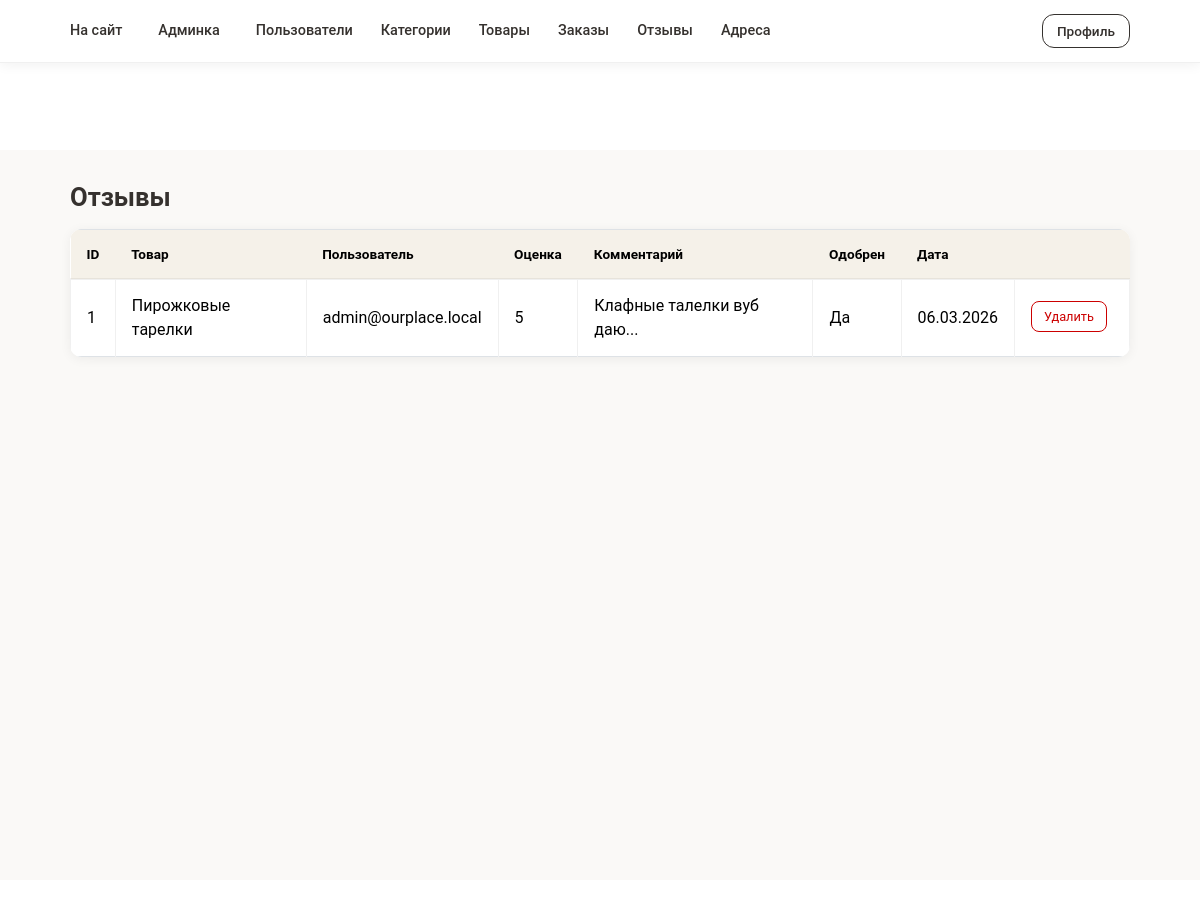
Screenshot of /admin/reviews.php (signed in) with the database file from the repository.
### tables this page shows
CREATE TABLE `reviews` (
  `id` int UNSIGNED NOT NULL,
  `product_id` int UNSIGNED NOT NULL,
  `user_id` int UNSIGNED NOT NULL,
  `rating` tinyint UNSIGNED NOT NULL,
  `comment` text,
  `is_approved` tinyint(1) NOT NULL DEFAULT '0',
  `created_at` datetime NOT NULL DEFAULT (now()),
  `updated_at` datetime NOT NULL DEFAULT (now()) ON UPDATE CURRENT_TIMESTAMP
);

CREATE TABLE `products` (
  `id` int UNSIGNED NOT NULL,
  `category_id` int UNSIGNED DEFAULT NULL,
  `name` varchar(255) NOT NULL,
  `slug` varchar(255) NOT NULL,
  `description` text,
  `price` decimal(10,2) NOT NULL DEFAULT '0.00',
  `sku` varchar(100) DEFAULT NULL,
  `stock_quantity` int UNSIGNED NOT NULL DEFAULT '0',
  `is_active` tinyint(1) NOT NULL DEFAULT '1',
  `created_at` datetime NOT NULL DEFAULT (now()),
  `updated_at` datetime NOT NULL DEFAULT (now()) ON UPDATE CURRENT_TIMESTAMP
);

CREATE TABLE `users` (
  `id` int UNSIGNED NOT NULL,
  `email` varchar(255) NOT NULL,
  `password_hash` varchar(255) NOT NULL,
  `first_name` varchar(100) NOT NULL DEFAULT '',
  `last_name` varchar(100) NOT NULL DEFAULT '',
  `phone` varchar(50) DEFAULT NULL,
  `role` enum('customer','admin') NOT NULL DEFAULT 'customer',
  `is_active` tinyint(1) NOT NULL DEFAULT '1',
  `created_at` datetime NOT NULL DEFAULT (now()),
  `updated_at` datetime NOT NULL DEFAULT (now()) ON UPDATE CURRENT_TIMESTAMP
);

### admin/reviews.php (the view, shortened to what this page needs)
<?php
require_once __DIR__ . '/common.php';
$reviews = $pdo->query('SELECT r.*, p.name AS product_name, u.email FROM reviews r JOIN products p ON p.id = r.product_id JOIN users u ON u.id = r.user_id ORDER BY r.created_at DESC')->fetchAll();
require_once __DIR__ . '/header.php';
?>
<div class="container">
    <h1 class="mb-3">Отзывы</h1>
    <div class="table-responsive">
        <table class="table table-bordered">
            <thead><tr><th>ID</th><th>Товар</th><th>Пользователь</th><th>Оценка</th><th>Комментарий</th><th>Одобрен</th><th>Дата</th><th></th></tr></thead>
            <tbody>
            <?php foreach ($reviews as $r): ?>
            <tr>
                <td><?= (int)$r['id'] ?></td>
                <td><?= htmlspecialchars($r['product_name']) ?></td>
                <td><?= htmlspecialchars($r['email']) ?></td>
                <td><?= (int)$r['rating'] ?></td>
                <td><?= htmlspecialchars(mb_substr($r['comment'] ?? '', 0, 80)) ?>...</td>
                <td><?= $r['is_approved'] ? 'Да' : 'Нет' ?></td>
                <td><?= date('d.m.Y', strtotime($r['created_at'])) ?></td>
                <td>
                    <a href="reviews.php?delete=<?= (int)$r['id'] ?>" class="btn btn-sm btn-outline-danger" onclick="return confirm('Удалить?')">Удалить</a>
                </td>
            </tr>
            <?php endforeach; ?>
            </tbody>
        </table>
    </div>
</div>
<?php require_once __DIR__ . '/footer.php';

### css/index.css (style rules this page uses)
* { padding: 0; margin: 0; border: 0; box-sizing: border-box; }
body { min-width: 320px; font-family: 'Roboto', sans-serif; color: #35312e; line-height: 1.5; }
html, body { height: 100%; width: 100%; scroll-behavior: smooth; --c-red: #670A18; --c-primary: #d37657; --c-dark: #35312e; --c-light: #f5f1e9; }
a { color: inherit; text-decoration: none; transition: color 0.3s ease, transform 0.3s ease; }
h1, h2, h3, h4, h5, h6 { font-weight: 400; text-wrap: balance; margin-bottom: 1rem; }
.container { max-width: 1344px; padding: 20px 15px; margin: 0 auto; }

### admin/css/admin.css (style rules this page uses)
:root { --c-primary: #d37657; --c-dark: #35312e; --c-light: #f5f1e9; --c-red: #670A18; }
.admin-page .container, .admin-container { max-width: 1100px; margin: 0 auto; padding: 0 20px; }
.admin-page .container > h1, .admin-page .mb-3:first-of-type { font-size: 1.6rem; font-weight: 600; color: var(--c-dark); margin-bottom: 1.25rem; }
.admin-page .table-responsive { border-radius: 12px; overflow: hidden; box-shadow: 0 2px 12px rgba(0,0,0,0.06); background: #fff; }
.admin-page .table { margin-bottom: 0; color: var(--c-dark); }
.admin-page .table thead th { background: var(--c-light); font-weight: 600; font-size: 0.85rem; padding: 14px 16px; border: none; border-bottom: 2px solid rgba(0,0,0,0.06); }
.admin-page .table tbody td { padding: 14px 16px; vertical-align: middle; border-color: rgba(0,0,0,0.06); }
.admin-page .table .btn-sm { border-radius: 8px; font-size: 0.8rem; padding: 5px 12px; margin-right: 6px; margin-bottom: 4px; }
.admin-page .table .btn-outline-danger { border-color: #c00; color: #c00; }

### rows the page displays
reviews: id "1", product.name "Пирожковые тарелки", user.email "admin@ourplace.local", rating "5", comment "Клафные талелки вуб даю", is_approved "Да", created_at "06.03.2026"
